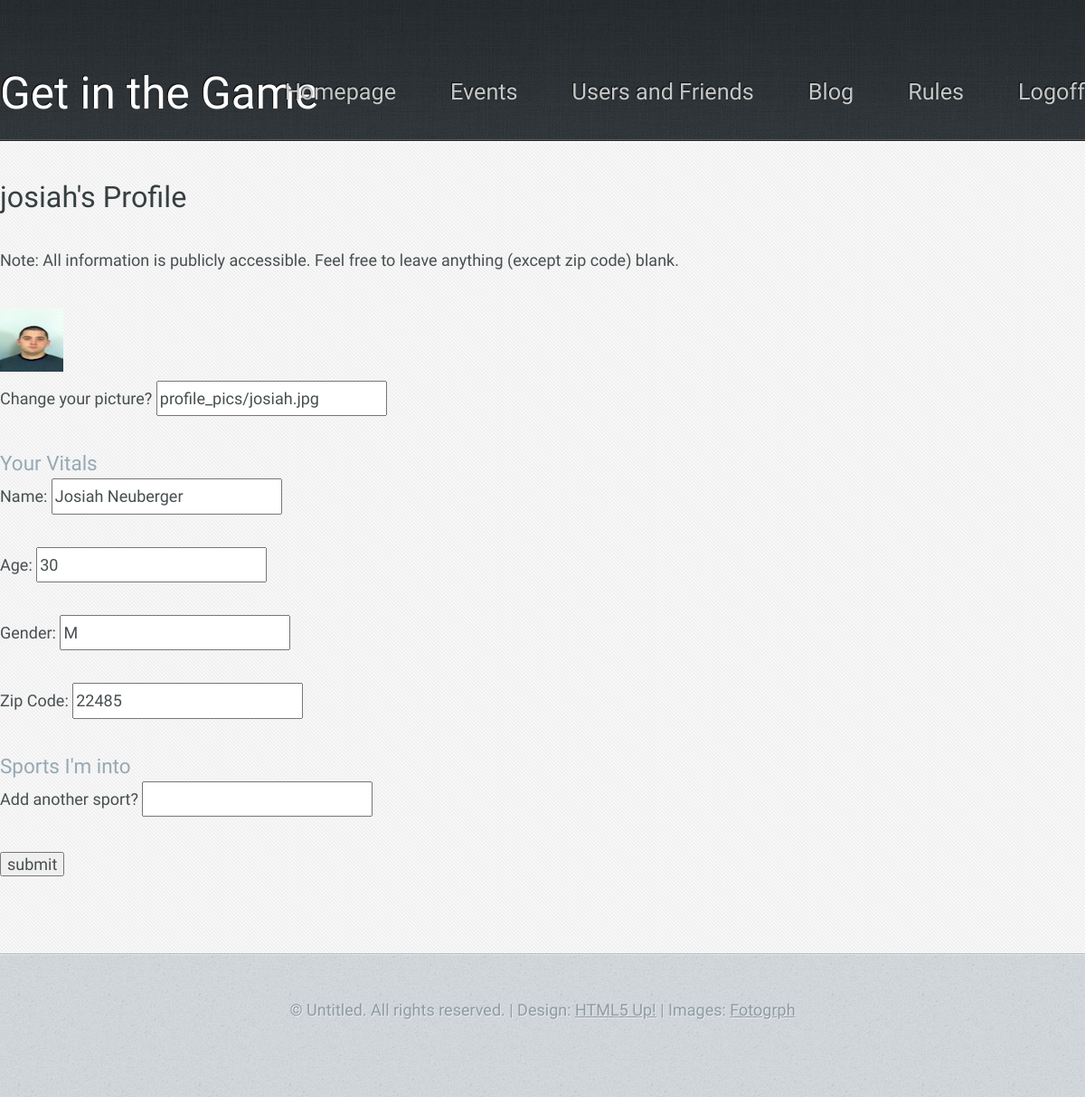
The app's page /myProfile.php (signed in) with its own data.
### tables this page shows
CREATE TABLE IF NOT EXISTS users (
	username VARCHAR(12) NOT NULL,
	password VARCHAR(40) NOT NULL, 
	users_zip VARCHAR(5) NOT NULL,
	name varchar(50),
	age int(3),
	photo varchar(50),
	gender char(1) CHECK (gender IN ('M', 'F')),
	CONSTRAINT us_zips_zip_fk FOREIGN KEY (users_zip) REFERENCES us_zips(zip),
	PRIMARY KEY (username)
);

### php/session_start_loggedin.php (called while the page is built, shortened)
<?php
if (isset($_SESSION['isLoggedIn'])) { $s_isLoggedIn = $_SESSION['isLoggedIn']; }
else { $s_isLoggedIn = false; $hasZip = false;}
if ($s_isLoggedIn) {
	$s_username = $_SESSION['username'];
}
?>

### myProfile.php (the view, shortened to what this page needs)
<?php include 'php/session_start_loggedin.php';?>
<!DOCTYPE HTML>
<html>
<head>
	</head></head>
<body class = "subpage">
			<div id="header-wrapper">
				<header id="header" class="5grid-layout">
					<div class="row">
						<div class="10u">
							<?php include 'php/menu.php'; ?>
						</div>
					</div>
				</header>
			</div>
			<div id="content-wrapper">
				<div id="content">
					<div class="5grid-layout">
						<div class="row">
							<div class="10u">
<?
include 'php/db_connect.php';
$getinfoquery = "SELECT photo, name, age, gender, users_zip FROM users WHERE username = '$s_username'";
$result = mysqli_query($db, $getinfoquery) or die ("Blew up getting your user data, guy.");
$row = $result->fetch_array();
$photo = $row['photo'];
$name = $row['name'];
$age = $row['age'];
$gender = $row['gender'];
$zip = $row['users_zip'];
echo"
	<form name = 'profile' method = 'post'>
		<header><h2>$s_username's Profile</h2></header>
		<p>Note: All information is publicly accessible. Feel free to leave anything (except zip code) blank.</p>
		<img src = '$photo'>
		<p>Change your picture? <input type = 'text' name = 'photo' value = '$photo'></p>
		<h3>Your Vitals</h3>
		<p>Name: <input type = 'text' name = 'name' value = '$name'></p>
		<p>Age: <input type = 'text' name = 'age' value = '$age'></p>
		<p>Gender: <input type = 'text' name = 'gender' value = '$gender'></p>
		<p>Zip Code: <input type 'text' name = 'zip' value = '$zip'></p>
		<h3>Sports I'm into</h3>
";
echo"
		<p>Add another sport? <input type = 'text' name = 'sport' value = ''>
		<p><input type = 'submit' name = 'submit' value = 'submit'></p>
	</form>
";
?>
</div>
						</div>
					</div>
				</div>
			</div>
			<div id="copyright">
				&copy; Untitled. All rights reserved. | Design: <a href="http://html5up.net">HTML5 Up!</a> | Images: <a href="http://fotogrph.com">Fotogrph</a>
			</div>
	</body>
</html>
</body>
</html>

### css/5grid/core.css (style rules this page uses)
html, body, div, span, applet, object, iframe, h1, h2, h3, h4, h5, h6, p, blockquote, pre, a, abbr, acronym, address, big, cite, code, del, dfn, em, img, ins, kbd, q, s, samp, small, strike, strong, sub, sup, tt, var, b, u, i, center, dl, dt, dd, ol, ul, li, fieldset, form, label, legend, table, caption, tbody, tfoot, thead, tr, th, td, article, aside, canvas, details, embed, figure, figcaption, footer, header, hgroup, menu, nav, output, ruby, section, summary, time, mark, audio, video { margin: 0; padding: 0; border: 0; font-size: 100%; font: inherit; vertical-align: baseline; }
article, aside, details, figcaption, figure, footer, header, hgroup, menu, nav, section { display: block; }
body { line-height: 1; }
.\35 grid .\31 0u { width: 83%; }
.\35 grid .\31 u, .\35 grid .\32 u, .\35 grid .\33 u, .\35 grid .\34 u, .\35 grid .\35 u, .\35 grid .\36 u, .\35 grid .\37 u, .\35 grid .\38 u, .\35 grid .\39 u, .\35 grid .\31 0u, .\35 grid .\31 1u, .\35 grid .\31 2u { margin: 1% 0 1% 2%; float: left; }
.\35 grid:after { content: ''; display: block; clear: both; height: 0; }

### css/style.css (style rules this page uses)
body { background: #D4D9DD url('images/bg03.jpg'); }
body, input, textarea, select { color: #474f51; font-size: 13.5pt; font-family: 'Yanone Kaffeesatz'; line-height: 1.85em; font-weight: 300; }
ul, ol, p, dl { margin: 0 0 2em 0; }
a { text-decoration: underline; }

### css/5grid/core-desktop.css (style rules this page uses)
.\35 grid .row:after { content: ''; display: block; clear: both; height: 0; }
.\35 grid .row > :first-child { margin-left: 0; }
.\35 grid .row:first-child > * { margin-top: 0; }
.\35 grid .row:last-child > * { margin-bottom: 0; }

### css/style-desktop.css (style rules this page uses)
#header-wrapper { background: #3B4346 url('images/bg01.jpg'); border-bottom: solid 1px #272d30; box-shadow: inset 0px -1px 0px 0px #51575a; text-shadow: -1px -1px 1px rgba(0,0,0,0.75); }
.subpage #header-wrapper { height: 155px; }
#content-wrapper { background: #f7f7f7 url('images/bg04.png'); border-top: solid 1px #fff; padding: 45px 0 45px 0; }
#header { min-height: 155px; position: relative; }
#content h2 { font-size: 1.8em; color: #373f42; margin: 0 0 0.25em 0; }
#content h3 { color: #96a9b5; font-size: 1.25em; }
#content header { margin: 0 0 2em 0; }
#copyright { border-top: solid 1px #b5bec3; box-shadow: inset 0px 1px 0px 0px #e0e4e7; text-align: center; padding: 45px 0 80px 0; color: #8d9ca3; text-shadow: 1px 1px 0px rgba(255,255,255,0.5); }
#copyright a { color: #8d9ca3; }

### css/5grid/core-1200px.css (style rules this page uses)
.\35 grid-layout { width: 1200px; margin: 0 auto; }

### records on screen
users: photo (picture), photo "profile_pics/josiah.jpg", name "Josiah Neuberger", age "30", gender "M", zip "22485"

### other values on screen
$s_username "josiah"
